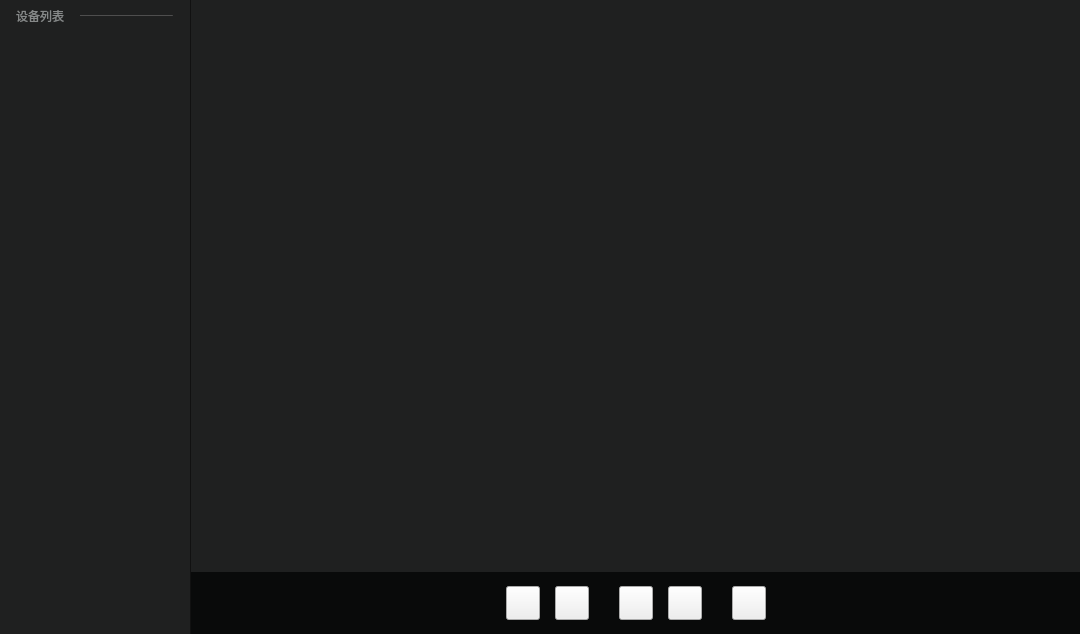
<?xml version="1.0" encoding="UTF-8"?>
<ui version="4.0">
 <class>playWidget</class>
 <widget class="QWidget" name="playWidget">
  <property name="geometry">
   <rect>
    <x>0</x>
    <y>0</y>
    <width>1080</width>
    <height>634</height>
   </rect>
  </property>
  <property name="windowTitle">
   <string>Form</string>
  </property>
  <layout class="QGridLayout" name="gridLayout_2">
   <property name="leftMargin">
    <number>0</number>
   </property>
   <property name="topMargin">
    <number>0</number>
   </property>
   <property name="rightMargin">
    <number>0</number>
   </property>
   <property name="bottomMargin">
    <number>0</number>
   </property>
   <item row="0" column="0">
    <widget class="QWidget" name="widget" native="true">
     <property name="styleSheet">
      <string notr="true">#widget{
background-color:#1f2020;
box-shadow:0 10px 20px 3px rgba(0,0,0,0.50);

}</string>
     </property>
     <layout class="QHBoxLayout" name="horizontalLayout_2" stretch="1,0,3">
      <property name="spacing">
       <number>0</number>
      </property>
      <property name="leftMargin">
       <number>0</number>
      </property>
      <property name="topMargin">
       <number>0</number>
      </property>
      <property name="rightMargin">
       <number>0</number>
      </property>
      <property name="bottomMargin">
       <number>0</number>
      </property>
      <item>
       <widget class="QWidget" name="leftWidget_" native="true">
        <property name="minimumSize">
         <size>
          <width>190</width>
          <height>0</height>
         </size>
        </property>
        <property name="maximumSize">
         <size>
          <width>190</width>
          <height>16777215</height>
         </size>
        </property>
        <property name="styleSheet">
         <string notr="true"/>
        </property>
        <layout class="QVBoxLayout" name="verticalLayout_2">
         <property name="spacing">
          <number>0</number>
         </property>
         <property name="leftMargin">
          <number>0</number>
         </property>
         <property name="topMargin">
          <number>0</number>
         </property>
         <property name="rightMargin">
          <number>0</number>
         </property>
         <property name="bottomMargin">
          <number>0</number>
         </property>
         <item>
          <widget class="QWidget" name="devicelistWgt_" native="true">
           <property name="minimumSize">
            <size>
             <width>0</width>
             <height>0</height>
            </size>
           </property>
           <layout class="QVBoxLayout" name="verticalLayout_3">
            <property name="spacing">
             <number>0</number>
            </property>
            <property name="leftMargin">
             <number>0</number>
            </property>
            <property name="topMargin">
             <number>0</number>
            </property>
            <property name="rightMargin">
             <number>0</number>
            </property>
            <property name="bottomMargin">
             <number>0</number>
            </property>
            <item>
             <layout class="QHBoxLayout" name="horizontalLayout_4">
              <property name="spacing">
               <number>0</number>
              </property>
              <property name="topMargin">
               <number>10</number>
              </property>
              <property name="bottomMargin">
               <number>10</number>
              </property>
              <item>
               <widget class="QLabel" name="devicelistlabel_">
                <property name="minimumSize">
                 <size>
                  <width>48</width>
                  <height>12</height>
                 </size>
                </property>
                <property name="maximumSize">
                 <size>
                  <width>48</width>
                  <height>12</height>
                 </size>
                </property>
                <property name="styleSheet">
                 <string notr="true">
font-family:&quot;微软雅黑&quot;;
font-size:12px;
color:#868989;
line-height:12px;
text-align:left;
</string>
                </property>
                <property name="text">
                 <string>设备列表</string>
                </property>
               </widget>
              </item>
              <item>
               <widget class="Line" name="line">
                <property name="sizePolicy">
                 <sizepolicy hsizetype="Fixed" vsizetype="Fixed">
                  <horstretch>0</horstretch>
                  <verstretch>0</verstretch>
                 </sizepolicy>
                </property>
                <property name="minimumSize">
                 <size>
                  <width>93</width>
                  <height>1</height>
                 </size>
                </property>
                <property name="maximumSize">
                 <size>
                  <width>93</width>
                  <height>1</height>
                 </size>
                </property>
                <property name="styleSheet">
                 <string notr="true">background:#444444;
</string>
                </property>
                <property name="orientation">
                 <enum>Qt::Horizontal</enum>
                </property>
               </widget>
              </item>
             </layout>
            </item>
            <item>
             <widget class="QTreeWidget" name="treeWidget_">
              <property name="styleSheet">
               <string notr="true">
QTreeView {
        background:#1f2020;
        border:none;
      /*  border: 1px solid rgb(50, 50, 50);
        background-color: rgb(57, 58, 60);*/
        show-decoration-selected: 1;
}
QTreeView::item {
        height: 30px;
        color: white;
        border: none;
        background-color: transparent;
}
QTreeView::item:hover, QTreeView::branch:hover { 
        background-color: rgba(255, 255, 255, 40);
}
QTreeView::item:selected, QTreeView::branch:selected { 
        background-color: rgb(50, 50, 50);
}
QTreeView::branch {
      image:none;
}

</string>
              </property>
              <attribute name="headerVisible">
               <bool>false</bool>
              </attribute>
              <column>
               <property name="text">
                <string notr="true">1</string>
               </property>
              </column>
             </widget>
            </item>
           </layout>
          </widget>
         </item>
         <item>
          <spacer name="verticalSpacer">
           <property name="orientation">
            <enum>Qt::Vertical</enum>
           </property>
           <property name="sizeType">
            <enum>QSizePolicy::Fixed</enum>
           </property>
           <property name="sizeHint" stdset="0">
            <size>
             <width>20</width>
             <height>20</height>
            </size>
           </property>
          </spacer>
         </item>
        </layout>
       </widget>
      </item>
      <item>
       <widget class="QWidget" name="widget_2" native="true">
        <property name="minimumSize">
         <size>
          <width>1</width>
          <height>592</height>
         </size>
        </property>
        <property name="maximumSize">
         <size>
          <width>1</width>
          <height>16777215</height>
         </size>
        </property>
        <property name="styleSheet">
         <string notr="true">transform:rotate(-360deg);
background:#111111;
</string>
        </property>
       </widget>
      </item>
      <item>
       <widget class="QWidget" name="rightWidget_" native="true">
        <layout class="QVBoxLayout" name="verticalLayout">
         <property name="spacing">
          <number>0</number>
         </property>
         <property name="leftMargin">
          <number>0</number>
         </property>
         <property name="topMargin">
          <number>0</number>
         </property>
         <property name="rightMargin">
          <number>0</number>
         </property>
         <property name="bottomMargin">
          <number>0</number>
         </property>
         <item>
          <widget class="QWidget" name="gidWidget" native="true">
           <layout class="QGridLayout" name="gridLayout">
            <property name="leftMargin">
             <number>1</number>
            </property>
            <property name="topMargin">
             <number>1</number>
            </property>
            <property name="rightMargin">
             <number>1</number>
            </property>
            <property name="bottomMargin">
             <number>1</number>
            </property>
            <property name="spacing">
             <number>1</number>
            </property>
            <item row="0" column="2">
             <widget class="playModeWgt" name="playWidget2_" native="true">
              <property name="sizePolicy">
               <sizepolicy hsizetype="Expanding" vsizetype="Expanding">
                <horstretch>0</horstretch>
                <verstretch>0</verstretch>
               </sizepolicy>
              </property>
             </widget>
            </item>
            <item row="0" column="0">
             <widget class="playModeWgt" name="playWidget1_" native="true">
              <property name="sizePolicy">
               <sizepolicy hsizetype="Expanding" vsizetype="Expanding">
                <horstretch>0</horstretch>
                <verstretch>0</verstretch>
               </sizepolicy>
              </property>
             </widget>
            </item>
            <item row="1" column="0">
             <widget class="playModeWgt" name="playWidget3_" native="true">
              <property name="sizePolicy">
               <sizepolicy hsizetype="Expanding" vsizetype="Expanding">
                <horstretch>0</horstretch>
                <verstretch>0</verstretch>
               </sizepolicy>
              </property>
             </widget>
            </item>
            <item row="1" column="2">
             <widget class="playModeWgt" name="playWidget4_" native="true">
              <property name="sizePolicy">
               <sizepolicy hsizetype="Expanding" vsizetype="Expanding">
                <horstretch>0</horstretch>
                <verstretch>0</verstretch>
               </sizepolicy>
              </property>
             </widget>
            </item>
           </layout>
          </widget>
         </item>
         <item>
          <widget class="QWidget" name="bottomWidget_" native="true">
           <property name="minimumSize">
            <size>
             <width>0</width>
             <height>62</height>
            </size>
           </property>
           <property name="maximumSize">
            <size>
             <width>16777215</width>
             <height>62</height>
            </size>
           </property>
           <property name="styleSheet">
            <string notr="true">#bottomWidget_{
background:rgba(0,0,0,0.70);
}</string>
           </property>
           <layout class="QHBoxLayout" name="horizontalLayout_5">
            <property name="spacing">
             <number>30</number>
            </property>
            <item>
             <spacer name="horizontalSpacer_2">
              <property name="orientation">
               <enum>Qt::Horizontal</enum>
              </property>
              <property name="sizeHint" stdset="0">
               <size>
                <width>40</width>
                <height>20</height>
               </size>
              </property>
             </spacer>
            </item>
            <item>
             <widget class="QWidget" name="widget_3" native="true">
              <layout class="QHBoxLayout" name="horizontalLayout">
               <property name="spacing">
                <number>15</number>
               </property>
               <property name="leftMargin">
                <number>0</number>
               </property>
               <property name="topMargin">
                <number>0</number>
               </property>
               <property name="rightMargin">
                <number>0</number>
               </property>
               <property name="bottomMargin">
                <number>0</number>
               </property>
               <item>
                <widget class="QPushButton" name="originBtn_">
                 <property name="minimumSize">
                  <size>
                   <width>34</width>
                   <height>34</height>
                  </size>
                 </property>
                 <property name="maximumSize">
                  <size>
                   <width>34</width>
                   <height>34</height>
                  </size>
                 </property>
                 <property name="toolTip">
                  <string>平铺观看</string>
                 </property>
                 <property name="styleSheet">
                  <string notr="true">#originBtn_{
border-image:url(:/image/image/standardpano.png);
}
#originBtn_:hover
{
border-image:url(:/image/image/standardpanoc.png);
}
</string>
                 </property>
                 <property name="text">
                  <string/>
                 </property>
                </widget>
               </item>
               <item>
                <widget class="QPushButton" name="defaultBtn_">
                 <property name="minimumSize">
                  <size>
                   <width>34</width>
                   <height>34</height>
                  </size>
                 </property>
                 <property name="maximumSize">
                  <size>
                   <width>34</width>
                   <height>34</height>
                  </size>
                 </property>
                 <property name="toolTip">
                  <string>360°观看</string>
                 </property>
                 <property name="styleSheet">
                  <string notr="true">#defaultBtn_{
border-image:url(:/image/image/360.png);
}
#defaultBtn_:hover
{
border-image:url(:/image/image/360c.png);
}

</string>
                 </property>
                 <property name="text">
                  <string/>
                 </property>
                </widget>
               </item>
              </layout>
             </widget>
            </item>
            <item>
             <widget class="QWidget" name="widget_4" native="true">
              <layout class="QHBoxLayout" name="horizontalLayout_3">
               <property name="spacing">
                <number>15</number>
               </property>
               <property name="leftMargin">
                <number>0</number>
               </property>
               <property name="topMargin">
                <number>0</number>
               </property>
               <property name="rightMargin">
                <number>0</number>
               </property>
               <property name="bottomMargin">
                <number>0</number>
               </property>
               <item>
                <widget class="QPushButton" name="singleBtn_">
                 <property name="minimumSize">
                  <size>
                   <width>34</width>
                   <height>34</height>
                  </size>
                 </property>
                 <property name="maximumSize">
                  <size>
                   <width>34</width>
                   <height>34</height>
                  </size>
                 </property>
                 <property name="toolTip">
                  <string>单窗格</string>
                 </property>
                 <property name="styleSheet">
                  <string notr="true">#singleBtn_{
border-image:url(:/image/image/singlechannel.png);
}
#singleBtn_:hover
{
border-image:url(:/image/image/singlechannelc.png);
}</string>
                 </property>
                 <property name="text">
                  <string/>
                 </property>
                </widget>
               </item>
               <item>
                <widget class="QPushButton" name="fourBtn_">
                 <property name="minimumSize">
                  <size>
                   <width>34</width>
                   <height>34</height>
                  </size>
                 </property>
                 <property name="maximumSize">
                  <size>
                   <width>34</width>
                   <height>34</height>
                  </size>
                 </property>
                 <property name="toolTip">
                  <string>四窗格</string>
                 </property>
                 <property name="styleSheet">
                  <string notr="true">#fourBtn_{
border-image:url(:/image/image/4channel.png);
}
#fourBtn_:hover
{
border-image:url(:/image/image/4channelc.png);
}
</string>
                 </property>
                 <property name="text">
                  <string/>
                 </property>
                </widget>
               </item>
              </layout>
             </widget>
            </item>
            <item>
             <widget class="QPushButton" name="fullscreemBtn_">
              <property name="minimumSize">
               <size>
                <width>34</width>
                <height>34</height>
               </size>
              </property>
              <property name="maximumSize">
               <size>
                <width>34</width>
                <height>34</height>
               </size>
              </property>
              <property name="toolTip">
               <string>全屏</string>
              </property>
              <property name="styleSheet">
               <string notr="true">#fullscreemBtn_{
border-image:url(:/image/image/biger.png);
}
#fullscreemBtn_:pressed{
margin:1px;
}
#fullscreemBtn_:hover{
border-image:url(:/image/image/bigerb.png);
}
</string>
              </property>
              <property name="text">
               <string/>
              </property>
             </widget>
            </item>
            <item>
             <spacer name="horizontalSpacer">
              <property name="orientation">
               <enum>Qt::Horizontal</enum>
              </property>
              <property name="sizeHint" stdset="0">
               <size>
                <width>40</width>
                <height>20</height>
               </size>
              </property>
             </spacer>
            </item>
           </layout>
          </widget>
         </item>
        </layout>
       </widget>
      </item>
     </layout>
    </widget>
   </item>
  </layout>
 </widget>
 <customwidgets>
  <customwidget>
   <class>playModeWgt</class>
   <extends>QWidget</extends>
   <header>playmodewgt.h</header>
   <container>1</container>
  </customwidget>
 </customwidgets>
 <resources/>
 <connections/>
</ui>
